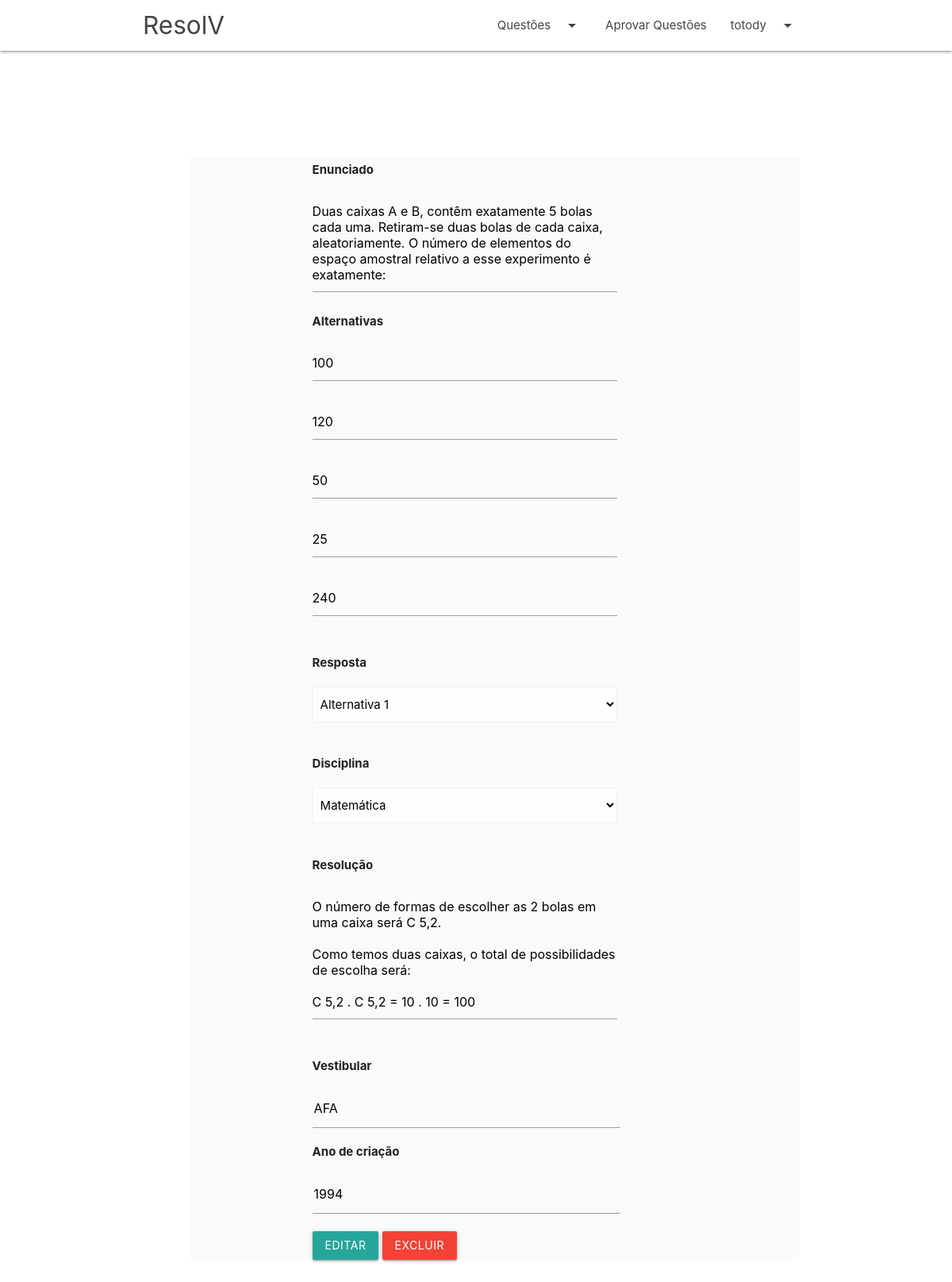
The app's page /editar_questao.php?ID=1 (signed in) with its own data.
### tables this page shows
CREATE TABLE `usuario` (
  `Nome` varchar(45) DEFAULT NULL,
  `Email` varchar(45) DEFAULT NULL,
  `Apelido` varchar(45) DEFAULT NULL,
  `Senha` varchar(200) DEFAULT NULL,
  `ID_Usuario` int(11) NOT NULL
);

CREATE TABLE `questao` (
  `ID_Questao` int(11) NOT NULL,
  `Enunciado` varchar(2000) DEFAULT NULL,
  `Solucao` varchar(2000) DEFAULT NULL,
  `Ano` int(11) DEFAULT NULL,
  `Aprovada` tinyint(4) DEFAULT NULL,
  `fk_Disciplina_ID_Disciplina` int(11) DEFAULT NULL,
  `fk_Usuario_ID_Usuario` int(11) DEFAULT NULL,
  `dataCriada` date DEFAULT NULL,
  `fk_Alternativa_ID_Alternativa` int(11) DEFAULT NULL,
  `fk_Vestibular_ID` int(11) DEFAULT NULL
);

CREATE TABLE `vestibular` (
  `ID` int(11) NOT NULL,
  `Nome` varchar(40) DEFAULT NULL
);

### editar_questao.php (the view, shortened to what this page needs)
<!DOCTYPE html>
<html lang="pt-br">
	<head>
		<link href="css/materialize.css" type="text/css" rel="stylesheet" media="screen,projection"/>
		<link href="css/login.css" type="text/css" rel="stylesheet" media="screen,projection"/>
		<link href="css/style.css" type="text/css" rel="stylesheet" media="screen,projection"/>
	</head>
	<body>
		<?php include 'header.php';?>
        <section class="container-questao center-container">
			<section class="section-content-questao">
                <form method="POST" action="">
                    <?php
                        $conn = mysqli_connect($servername, $username, $password,$database);
						mysqli_set_charset($conn,"utf8");
                        $sql = "SELECT * FROM questao WHERE ID_Questao={$_REQUEST['ID']}";
                        $result = $conn->query($sql);
                        if ($result and $result->num_rows > 0) {
                            $row = $result->fetch_assoc();
                            $enunciado = $row['Enunciado'];
                            $resolucao = $row['Solucao'];
                            $ano = $row['Ano'];
                            $idDisciplina = $row['fk_Disciplina_ID_Disciplina'];
                            $idResposta = $row['fk_Alternativa_ID_Alternativa'];
                            $idVest = $row['fk_Vestibular_ID'];
                        }
                        $sql = "SELECT Nome FROM vestibular WHERE ID='$idVest'";
                        $result = $conn->query($sql);
                        $vest=$result->fetch_assoc()['Nome'];
                        $sql = "SELECT Valor FROM alternativa
                        INNER JOIN possui ON alternativa.ID_Alternativa = possui.fk_Alternativa_ID_Alternativa INNER JOIN questao ON questao.ID_Questao = possui.fk_Questao_ID_Questao
                        WHERE questao.ID_Questao = {$_REQUEST['ID']}
                        ORDER BY questao.ID_Questao ASC";
                        $result = $conn->query($sql);
                        if ($result->num_rows > 0) {
                            $valores = array();
                            while($row = $result->fetch_assoc()) {
                                $valores[] = $row["Valor"];
                            }
                        }
                    ?>
					<p class="login-center"><b>Enunciado</b></p>
					<textarea class="login-center input-width materialize-textarea" name="enunciado" maxlength='2000' required><?php echo $enunciado; ?></textarea>
					<p class="login-center"><b>Alternativas</b></p>
                    <?php
                    for($i=1; $i<= 5; $i++){
                        echo "<textarea type='text' class='login-center input-width materialize-textarea' name='alternativa$i' placeholder='Alternativa $i' maxlength='200' required>{$valores[$i-1]}</textarea>
                        <br /> <br />";
                    }
                    ?>
					<p class="login-center"><b>Resposta</b></p>
					<select class="browser-default login-center input-width" name="alternativaCorreta" required>
                        <?php
                        for ($i = 1; $i <= 5; $i++) {
                           echo "<option value='$i' ";
                           if($idResposta%5==$i){
                               echo "selected";
                            }
                           echo ">Alternativa $i</option>";
                        }
                        ?>
					</select>
					<br />
					<p class="login-center"><b>Disciplina</b></p>
					<select name="disciplinas" class="browser-default login-center input-width" required>
						<?php
							$conn = mysqli_connect($servername, $username, $password,$database);
							mysqli_set_charset($conn,"utf8");
							$sql = "SELECT Nome FROM disciplina ORDER BY ID_Disciplina ASC;";
							$result = $conn->query($sql);
							if ($result->num_rows > 0) {
								$disciplina = array();
								while($row = $result->fetch_assoc()) {
									$disciplina[] = $row["Nome"];
								}
							}
							$i = 1;
						?>
						<?php foreach ($disciplina as $nomeDisc) : ?>
							<option value="<?php echo $i;;?>" <?php if($idDisciplina==$i){echo "selected";} $i+=1;?>><?php echo $nomeDisc ?></option>
						<?php endforeach ?>
					</select>
					<br />
					<p class="login-center"><b>Resolução</b></p>
					<textarea class="login-center input-width materialize-textarea" name="resolucao" required maxlength='2000'><?php echo $resolucao; ?></textarea>
					<br /><br />
					<p class="login-center"><b>Vestibular</b></p>
					<input type="text" class="login-center input-width" name="vestibular" value="<?php echo $vest ?>" maxlength='40' required>
					<p class="login-center"><b>Ano de criação</b></p>
					<input type="text" class="login-center input-width" name="ano" value="<?php echo $ano;?>" required>
					<br /><br />
					<button type="submit" class="login-center btn waves-effect waves-light" name="editar" >Editar</button>
                    <button type="submit" class="btn waves-effect waves-light red" name="excluir" >Excluir</button>
                </form>
            </section>
        </section>
    </body>
</html>

### header.php (shortened to what this page needs)
<header>
  <nav class="white" role="navigation">
    <div class="nav-wrapper container">
      <a id="logo-container" href="index.php" class="brand-logo">ResolV</a>
      <ul class="right hide-on-med-and-down">
	<li>
		<a class="dropdown-trigger" href="#!" data-target="dropdown1">Questões<i class="material-icons right">arrow_drop_down</i></a>
	</li>
	<?php
		if(isset($_SESSION['login'])){
			$admin = array(1,2);
			$servername = "localhost";
			$username = "root";
			$password = "usbw";
			$database = "baseresolv";
			$conn = mysqli_connect($servername, $username, $password,$database);
			mysqli_set_charset($conn,"utf8");
			$idUser = $_SESSION['idUsuarioSessao'];
			$sql = "SELECT Apelido FROM usuario WHERE ID_Usuario=$idUser";
			$result = $conn->query($sql);
			$apelido = $result->fetch_assoc()['Apelido'];
			if(in_array($_SESSION['idUsuarioSessao'], $admin)){
				echo "<li><a href='aprovar_questao.php'>Aprovar Questões</a></li>";
			}
			echo '<li><a class="dropdown-trigger" href="#!" data-target="dropdown3">'.html_entity_decode($apelido).'<i class="material-icons right">arrow_drop_down</i></a></li>';
		}
	?>
      </ul>
    </div>
  </nav>
</header>

### css/login.css (style rules this page uses)
.login-center { margin-left: 20%; }
.input-width { width:50%; }
.center-container { padding-top: 120px; padding-bottom: 10%; }
.container-questao { width: 100%; padding-left:20%; padding-bottom: 10% }
.section-content-questao { width: 80%; background: #fafafa ; }

### css/style.css (style rules this page uses)
nav ul a, nav .brand-logo { color: #444; }
p { line-height: 2rem; }

### records on screen
usuario: Apelido "totody"
questao: enunciado "Duas caixas A e B, contêm exatamente 5 bolas cada uma. Retiram-se duas bolas de cada caixa, aleatoriamente. O número de elementos do espaço amostral relativo a esse experimento é exatamente:", alternativaCorreta "Alternativa 1", disciplinas "Matemática", resolucao "O número de formas de escolher as 2 bolas em uma caixa será C 5,2. Como temos duas caixas, o total de possibilidades de escolha será: C 5,2 . C 5,2 = 10 . 10 = 100", ano "1994"
vestibular: vestibular "AFA"
